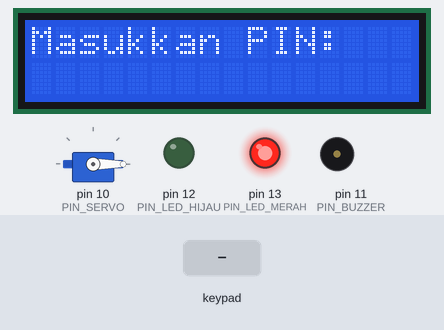
Simulated run of this sketch. Board: Arduino Uno, built with avr-gcc and run on an emulated ATmega328P. Shown: servo, 16×2 character LCD, output pins drawn as LEDs (lit = HIGH), buzzer (waves = sounding). The inputs (shaded band) are chosen by the test bench. What the sketch prints to the serial monitor is not drawn.

Above: at 2.5 s.
2.6 s: keypad keys 1 2 3 4 # pressed 0.4 s apart
At 4.9 s:
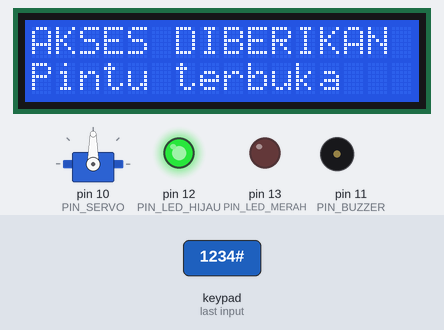
6.1 s: keypad keys 9 8 7 6 # pressed 0.4 s apart
At 10.9 s:
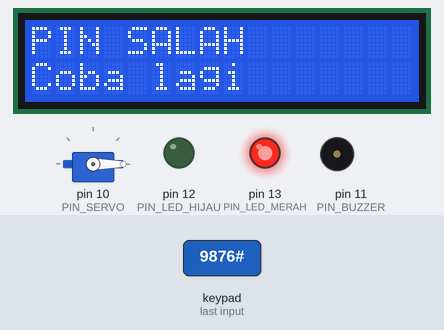
11.1 s: key '*' pressed
At 12.3 s:
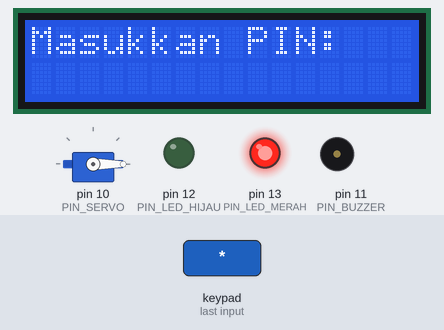
12.7 s: key '1' pressed
At 13.6 s:
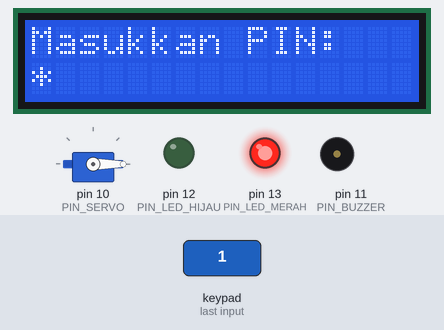
14.2 s: key '2' pressed
At 14.8 s:
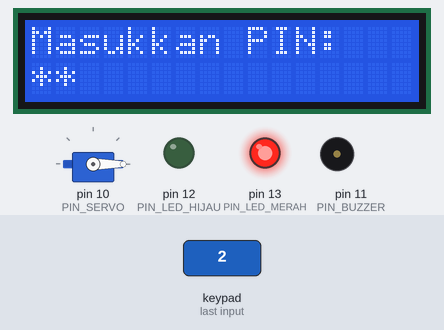
Timing chart, 0 to 16.7 s (numbered marks = the images above; inputs shaded):
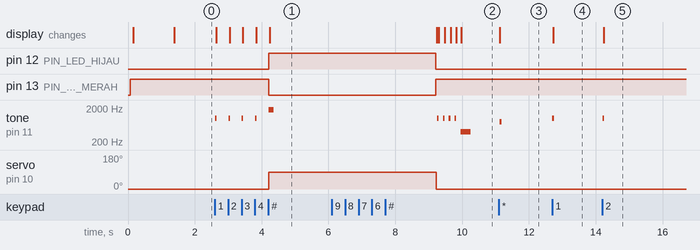

The sketch:

KunciPintarKeypad.ino
```cpp
/*
 * Kunci Pintar Keypad
 * -------------------
 * Kunci pintu digital memakai keypad 4x4, servo, LCD I2C, dan buzzer.
 *
 * Aturan:
 *   - PIN yang benar adalah "1234" lalu tekan '#'.
 *   - Tekan '*' untuk menghapus input.
 *   - Tiga kali salah berturut-turut -> sistem terkunci 10 detik.
 *   - Servo membuka kunci selama 5 detik lalu menutup kembali.
 *
 * Board  : Arduino Uno
 * Wokwi  : keypad 4x4 (wokwi-membrane-keypad)
 * Serial : 9600 baud
 */

#include <Wire.h>
#include <LiquidCrystal_I2C.h>
#include <Keypad.h>
#include <Servo.h>

LiquidCrystal_I2C lcd(0x27, 16, 2);
Servo kunci;

const uint8_t PIN_SERVO      = 10;
const uint8_t PIN_BUZZER     = 11;
const uint8_t PIN_LED_HIJAU  = 12;
const uint8_t PIN_LED_MERAH  = 13;

const char PIN_BENAR[] = "1234";
const uint8_t PANJANG_PIN = 4;

char keys[4][4] = {
  { '1', '2', '3', 'A' },
  { '4', '5', '6', 'B' },
  { '7', '8', '9', 'C' },
  { '*', '0', '#', 'D' }
};

byte rowPins[4] = { 9, 8, 7, 6 };
byte colPins[4] = { 5, 4, 3, 2 };

Keypad keypad = Keypad(makeKeymap(keys), rowPins, colPins, 4, 4);

char input[PANJANG_PIN + 1];
uint8_t panjangInput = 0;
uint8_t salah = 0;

bool terbuka = false;
bool terkunci = false;
unsigned long waktuBuka = 0;
unsigned long waktuKunci = 0;

const unsigned long DURASI_BUKA    = 5000;
const unsigned long DURASI_TERKUNCI = 10000;

void tampil(const char *baris0, const char *baris1) {
  char b0[17];
  char b1[17];
  snprintf(b0, sizeof(b0), "%-16s", baris0);
  snprintf(b1, sizeof(b1), "%-16s", baris1);
  lcd.setCursor(0, 0);
  lcd.print(b0);
  lcd.setCursor(0, 1);
  lcd.print(b1);
}

void tampilInput() {
  char mask[PANJANG_PIN + 1];
  for (uint8_t i = 0; i < panjangInput; i++) {
    mask[i] = '*';
  }
  mask[panjangInput] = '\0';
  tampil("Masukkan PIN:", mask);
}

void resetInput() {
  panjangInput = 0;
  input[0] = '\0';
}

void bukaKunci() {
  terbuka = true;
  waktuBuka = millis();
  kunci.write(90);
  digitalWrite(PIN_LED_HIJAU, HIGH);
  digitalWrite(PIN_LED_MERAH, LOW);
  tone(PIN_BUZZER, 1800, 150);
  tampil("AKSES DIBERIKAN", "Pintu terbuka");
  Serial.println("AKSES DIBERIKAN - pintu terbuka.");
  resetInput();
}

void tutupKunci() {
  terbuka = false;
  kunci.write(0);
  digitalWrite(PIN_LED_HIJAU, LOW);
  digitalWrite(PIN_LED_MERAH, HIGH);
  tampil("Pintu terkunci", "Masukkan PIN:");
  Serial.println("Pintu dikunci kembali.");
}

void pinSalah() {
  salah++;
  digitalWrite(PIN_LED_MERAH, HIGH);
  digitalWrite(PIN_LED_HIJAU, LOW);
  tone(PIN_BUZZER, 400, 300);
  resetInput();

  Serial.print("PIN salah (");
  Serial.print(salah);
  Serial.println("/3).");

  if (salah >= 3) {
    terkunci = true;
    waktuKunci = millis();
    tampil("TERKUNCI 10 DETIK", "Tunggu sebentar");
    Serial.println("Sistem terkunci 10 detik.");
  } else {
    tampil("PIN SALAH", "Coba lagi");
  }
}

void prosesTombol(char tombol) {
  if (terkunci || terbuka) {
    return;
  }

  if (tombol == '*') {
    resetInput();
    tampilInput();
    tone(PIN_BUZZER, 800, 60);
    Serial.println("Input dihapus.");
    return;
  }

  if (tombol == '#') {
    if (panjangInput == 0) {
      tone(PIN_BUZZER, 300, 100);
      return;
    }
    if (strcmp(input, PIN_BENAR) == 0) {
      bukaKunci();
    } else {
      pinSalah();
    }
    return;
  }

  // Hanya terima angka 0-9
  if (tombol >= '0' && tombol <= '9') {
    if (panjangInput < PANJANG_PIN) {
      input[panjangInput++] = tombol;
      input[panjangInput] = '\0';
      tone(PIN_BUZZER, 1000, 50);
      tampilInput();
      Serial.print("Input: ");
      Serial.println(input);
    }
  }
}

void setup() {
  Serial.begin(9600);
  Serial.println();
  Serial.println("=== Kunci Pintar Keypad ===");
  Serial.println("PIN default: 1234 lalu tekan #.");
  Serial.println("Bisa juga mengetik PIN di Serial Monitor untuk pengujian.");

  pinMode(PIN_BUZZER, OUTPUT);
  pinMode(PIN_LED_HIJAU, OUTPUT);
  pinMode(PIN_LED_MERAH, OUTPUT);

  kunci.attach(PIN_SERVO);
  kunci.write(0);
  digitalWrite(PIN_LED_HIJAU, LOW);
  digitalWrite(PIN_LED_MERAH, HIGH);

  lcd.init();
  lcd.backlight();
  tampil("KUNCI PINTAR", "Sistem siap...");
  delay(1200);
  tampilInput();
}

void loop() {
  // Buka kunci sementara
  if (terbuka && (millis() - waktuBuka >= DURASI_BUKA)) {
    tutupKunci();
  }

  // Akhir masa lockout
  if (terkunci && (millis() - waktuKunci >= DURASI_TERKUNCI)) {
    terkunci = false;
    salah = 0;
    tampil("Masukkan PIN:", "");
    Serial.println("Lockout selesai. Silakan coba lagi.");
  }

  if (terkunci || terbuka) {
    return;
  }

  char tombol = keypad.getKey();
  if (tombol) {
    prosesTombol(tombol);
  }

  while (Serial.available() > 0) {
    prosesTombol((char)Serial.read());
  }
}
```

Measured:
- after the input at 2.6 s, pin 12 (PIN_LED_HIJAU): LOW → HIGH after 1.6 s; pin 13 (PIN_LED_MERAH): HIGH → LOW after 1.6 s
- after the input at 6.1 s, tone on pin 11 (PIN_BUZZER): plays 1000 Hz for 0.05 s, 1000 Hz for 0.05 s, 1000 Hz for 0.05 s, 1000 Hz for 0.05 s, 400 Hz for 0.30 s, starting after 3.2 s; the display: first differs from a run without the input after 3.2 s (image 2 shows a later state)
- after the input at 11.1 s, tone on pin 11 (PIN_BUZZER): silent → 800 Hz at once, → silent 0.06 s later; the display: changes at once (image 3)
- after the input at 12.7 s, tone on pin 11 (PIN_BUZZER): silent → 1000 Hz at once, → silent 0.05 s later; the display: changes at once (image 4)
- after the input at 14.2 s, tone on pin 11 (PIN_BUZZER): silent → 1000 Hz at once, → silent 0.05 s later; the display: changes at once (image 5)
